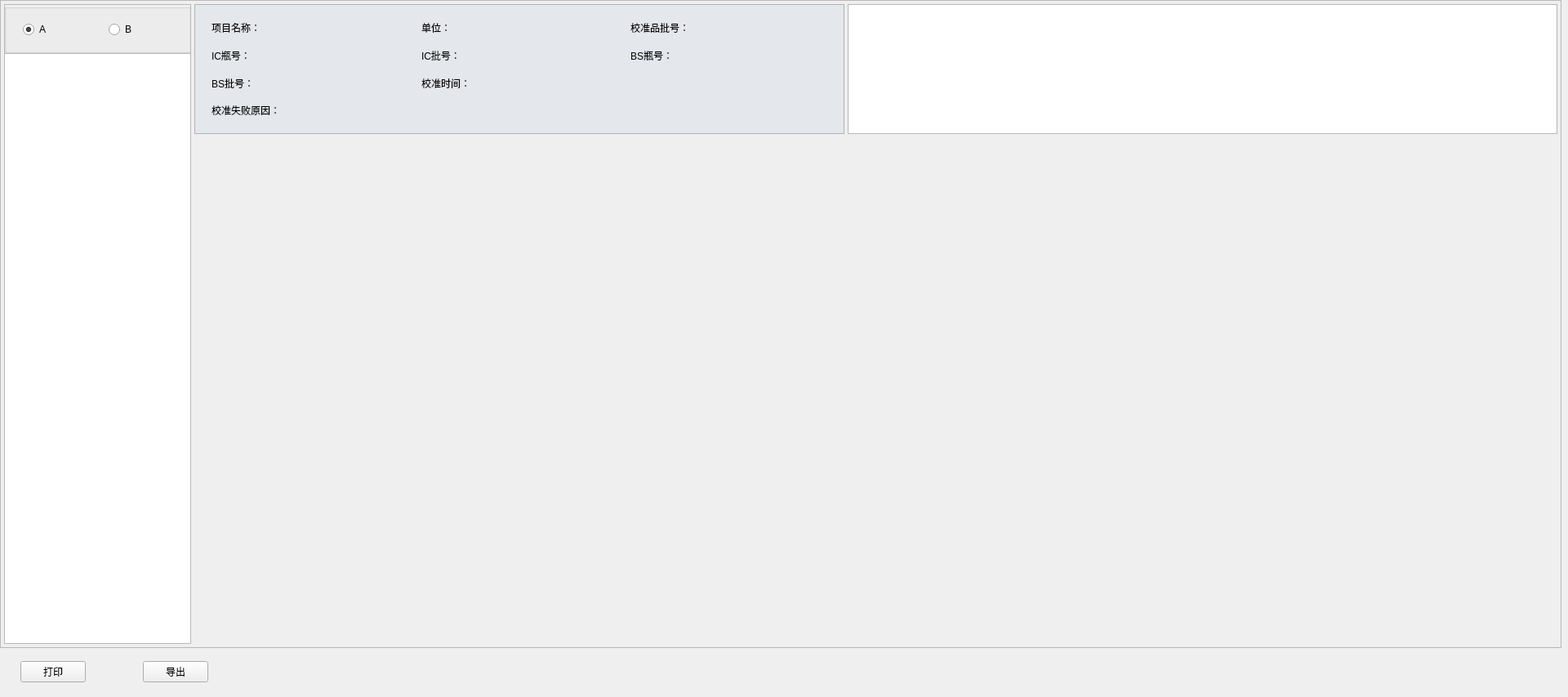
<?xml version="1.0" encoding="UTF-8"?>
<ui version="4.0">
 <class>QIseCaliBrateHistory</class>
 <widget class="QWidget" name="QIseCaliBrateHistory">
  <property name="geometry">
   <rect>
    <x>0</x>
    <y>0</y>
    <width>1920</width>
    <height>853</height>
   </rect>
  </property>
  <property name="windowTitle">
   <string>QIseCaliBrateHistory</string>
  </property>
  <widget class="QWidget" name="widget" native="true">
   <property name="geometry">
    <rect>
     <x>5</x>
     <y>5</y>
     <width>229</width>
     <height>783</height>
    </rect>
   </property>
   <layout class="QVBoxLayout" name="verticalLayout">
    <property name="spacing">
     <number>0</number>
    </property>
    <property name="leftMargin">
     <number>0</number>
    </property>
    <property name="topMargin">
     <number>0</number>
    </property>
    <property name="rightMargin">
     <number>0</number>
    </property>
    <property name="bottomMargin">
     <number>0</number>
    </property>
    <item>
     <widget class="QGroupBox" name="groupBox">
      <property name="minimumSize">
       <size>
        <width>0</width>
        <height>60</height>
       </size>
      </property>
      <property name="maximumSize">
       <size>
        <width>16777215</width>
        <height>60</height>
       </size>
      </property>
      <property name="title">
       <string/>
      </property>
      <property name="bks" stdset="0">
       <string notr="true">gray</string>
      </property>
      <property name="bordersB" stdset="0">
       <string notr="true">bottom</string>
      </property>
      <layout class="QHBoxLayout" name="horizontalLayout">
       <property name="leftMargin">
        <number>20</number>
       </property>
       <property name="topMargin">
        <number>0</number>
       </property>
       <property name="rightMargin">
        <number>0</number>
       </property>
       <property name="bottomMargin">
        <number>0</number>
       </property>
       <item>
        <widget class="QRadioButton" name="moduleA">
         <property name="minimumSize">
          <size>
           <width>0</width>
           <height>40</height>
          </size>
         </property>
         <property name="text">
          <string>A</string>
         </property>
         <property name="checked">
          <bool>true</bool>
         </property>
        </widget>
       </item>
       <item>
        <widget class="QRadioButton" name="moduleB">
         <property name="minimumSize">
          <size>
           <width>0</width>
           <height>40</height>
          </size>
         </property>
         <property name="text">
          <string>B</string>
         </property>
        </widget>
       </item>
      </layout>
     </widget>
    </item>
    <item>
     <widget class="QTableView" name="AssayNameTbl">
      <property name="verticalScrollBarPolicy">
       <enum>Qt::ScrollBarAsNeeded</enum>
      </property>
      <property name="selectionBehavior">
       <enum>QAbstractItemView::SelectRows</enum>
      </property>
      <property name="showGrid">
       <bool>false</bool>
      </property>
      <attribute name="horizontalHeaderDefaultSectionSize">
       <number>10</number>
      </attribute>
      <attribute name="horizontalHeaderHighlightSections">
       <bool>false</bool>
      </attribute>
      <attribute name="horizontalHeaderStretchLastSection">
       <bool>true</bool>
      </attribute>
      <attribute name="verticalHeaderVisible">
       <bool>false</bool>
      </attribute>
      <attribute name="verticalHeaderDefaultSectionSize">
       <number>46</number>
      </attribute>
     </widget>
    </item>
   </layout>
  </widget>
  <widget class="QTableView" name="CalRltTbl">
   <property name="geometry">
    <rect>
     <x>1038</x>
     <y>5</y>
     <width>869</width>
     <height>159</height>
    </rect>
   </property>
   <property name="horizontalScrollBarPolicy">
    <enum>Qt::ScrollBarAlwaysOff</enum>
   </property>
   <property name="selectionMode">
    <enum>QAbstractItemView::NoSelection</enum>
   </property>
   <property name="showGrid">
    <bool>false</bool>
   </property>
   <property name="types" stdset="0">
    <string notr="true">ise</string>
   </property>
   <attribute name="horizontalHeaderDefaultSectionSize">
    <number>100</number>
   </attribute>
   <attribute name="horizontalHeaderHighlightSections">
    <bool>false</bool>
   </attribute>
   <attribute name="horizontalHeaderStretchLastSection">
    <bool>false</bool>
   </attribute>
   <attribute name="verticalHeaderDefaultSectionSize">
    <number>37</number>
   </attribute>
  </widget>
  <widget class="QWidget" name="CalHisCurveWgt" native="true">
   <property name="geometry">
    <rect>
     <x>238</x>
     <y>168</y>
     <width>1669</width>
     <height>620</height>
    </rect>
   </property>
   <property name="borders" stdset="0">
    <string notr="true">all</string>
   </property>
   <property name="scrolls" stdset="0">
    <string notr="true">small_size</string>
   </property>
  </widget>
  <widget class="QFrame" name="CalInfoFrame">
   <property name="geometry">
    <rect>
     <x>238</x>
     <y>5</y>
     <width>796</width>
     <height>159</height>
    </rect>
   </property>
   <property name="styleSheet">
    <string notr="true">background-color: #e4e7ec;</string>
   </property>
   <property name="frameShape">
    <enum>QFrame::StyledPanel</enum>
   </property>
   <property name="frameShadow">
    <enum>QFrame::Raised</enum>
   </property>
   <property name="borders" stdset="0">
    <string notr="true">all</string>
   </property>
   <layout class="QGridLayout" name="gridLayout">
    <property name="leftMargin">
     <number>20</number>
    </property>
    <property name="topMargin">
     <number>16</number>
    </property>
    <property name="rightMargin">
     <number>9</number>
    </property>
    <property name="bottomMargin">
     <number>16</number>
    </property>
    <property name="horizontalSpacing">
     <number>5</number>
    </property>
    <property name="verticalSpacing">
     <number>10</number>
    </property>
    <item row="2" column="2">
     <widget class="QLabel" name="DiluentSnLab">
      <property name="text">
       <string>BS瓶号：</string>
      </property>
     </widget>
    </item>
    <item row="2" column="1">
     <widget class="QLabel" name="RgntLotLab">
      <property name="text">
       <string>IC批号：</string>
      </property>
     </widget>
    </item>
    <item row="0" column="0">
     <widget class="QLabel" name="AssayNameLab">
      <property name="text">
       <string>项目名称：</string>
      </property>
     </widget>
    </item>
    <item row="2" column="0">
     <widget class="QLabel" name="RgntBnLab">
      <property name="text">
       <string>IC瓶号：</string>
      </property>
     </widget>
    </item>
    <item row="0" column="2">
     <widget class="QLabel" name="CalLotLab">
      <property name="text">
       <string>校准品批号：</string>
      </property>
     </widget>
    </item>
    <item row="3" column="1">
     <widget class="QLabel" name="CalTimeLab">
      <property name="text">
       <string>校准时间：</string>
      </property>
     </widget>
    </item>
    <item row="3" column="0">
     <widget class="QLabel" name="DiluentLotLab">
      <property name="text">
       <string>BS批号：</string>
      </property>
     </widget>
    </item>
    <item row="4" column="0" colspan="3">
     <widget class="QLabel" name="FailedReason">
      <property name="styleSheet">
       <string notr="true"/>
      </property>
      <property name="text">
       <string>校准失败原因：</string>
      </property>
     </widget>
    </item>
    <item row="0" column="1">
     <widget class="QLabel" name="ConcUnitLab">
      <property name="text">
       <string>单位：</string>
      </property>
     </widget>
    </item>
   </layout>
  </widget>
  <widget class="QFrame" name="line_h">
   <property name="geometry">
    <rect>
     <x>0</x>
     <y>0</y>
     <width>1912</width>
     <height>1</height>
    </rect>
   </property>
   <property name="frameShape">
    <enum>QFrame::StyledPanel</enum>
   </property>
   <property name="frameShadow">
    <enum>QFrame::Raised</enum>
   </property>
   <property name="lines" stdset="0">
    <string notr="true">solid</string>
   </property>
  </widget>
  <widget class="QFrame" name="line_v_4">
   <property name="geometry">
    <rect>
     <x>1906</x>
     <y>5</y>
     <width>1</width>
     <height>159</height>
    </rect>
   </property>
   <property name="frameShape">
    <enum>QFrame::StyledPanel</enum>
   </property>
   <property name="frameShadow">
    <enum>QFrame::Raised</enum>
   </property>
   <property name="lines" stdset="0">
    <string notr="true">solid</string>
   </property>
  </widget>
  <widget class="QFrame" name="line_h_3">
   <property name="geometry">
    <rect>
     <x>1038</x>
     <y>5</y>
     <width>869</width>
     <height>1</height>
    </rect>
   </property>
   <property name="frameShape">
    <enum>QFrame::StyledPanel</enum>
   </property>
   <property name="frameShadow">
    <enum>QFrame::Raised</enum>
   </property>
   <property name="lines" stdset="0">
    <string notr="true">solid</string>
   </property>
  </widget>
  <widget class="QFrame" name="line_h_4">
   <property name="geometry">
    <rect>
     <x>1038</x>
     <y>163</y>
     <width>869</width>
     <height>1</height>
    </rect>
   </property>
   <property name="frameShape">
    <enum>QFrame::StyledPanel</enum>
   </property>
   <property name="frameShadow">
    <enum>QFrame::Raised</enum>
   </property>
   <property name="lines" stdset="0">
    <string notr="true">solid</string>
   </property>
  </widget>
  <widget class="QFrame" name="line_h_2">
   <property name="geometry">
    <rect>
     <x>0</x>
     <y>792</y>
     <width>1912</width>
     <height>1</height>
    </rect>
   </property>
   <property name="frameShape">
    <enum>QFrame::StyledPanel</enum>
   </property>
   <property name="frameShadow">
    <enum>QFrame::Raised</enum>
   </property>
   <property name="lines" stdset="0">
    <string notr="true">solid</string>
   </property>
  </widget>
  <widget class="QFrame" name="line_v">
   <property name="geometry">
    <rect>
     <x>0</x>
     <y>0</y>
     <width>1</width>
     <height>792</height>
    </rect>
   </property>
   <property name="frameShape">
    <enum>QFrame::StyledPanel</enum>
   </property>
   <property name="frameShadow">
    <enum>QFrame::Raised</enum>
   </property>
   <property name="lines" stdset="0">
    <string notr="true">solid</string>
   </property>
  </widget>
  <widget class="QFrame" name="line_v_2">
   <property name="geometry">
    <rect>
     <x>1911</x>
     <y>0</y>
     <width>1</width>
     <height>792</height>
    </rect>
   </property>
   <property name="frameShape">
    <enum>QFrame::StyledPanel</enum>
   </property>
   <property name="frameShadow">
    <enum>QFrame::Raised</enum>
   </property>
   <property name="lines" stdset="0">
    <string notr="true">solid</string>
   </property>
  </widget>
  <widget class="QFrame" name="line_v_3">
   <property name="geometry">
    <rect>
     <x>1038</x>
     <y>5</y>
     <width>1</width>
     <height>159</height>
    </rect>
   </property>
   <property name="frameShape">
    <enum>QFrame::StyledPanel</enum>
   </property>
   <property name="frameShadow">
    <enum>QFrame::Raised</enum>
   </property>
   <property name="lines" stdset="0">
    <string notr="true">solid</string>
   </property>
  </widget>
  <widget class="QFrame" name="line_v_5">
   <property name="geometry">
    <rect>
     <x>5</x>
     <y>5</y>
     <width>1</width>
     <height>782</height>
    </rect>
   </property>
   <property name="frameShape">
    <enum>QFrame::StyledPanel</enum>
   </property>
   <property name="frameShadow">
    <enum>QFrame::Raised</enum>
   </property>
   <property name="lines" stdset="0">
    <string notr="true">solid</string>
   </property>
  </widget>
  <widget class="QFrame" name="line_h_5">
   <property name="geometry">
    <rect>
     <x>5</x>
     <y>5</y>
     <width>229</width>
     <height>1</height>
    </rect>
   </property>
   <property name="frameShape">
    <enum>QFrame::StyledPanel</enum>
   </property>
   <property name="frameShadow">
    <enum>QFrame::Raised</enum>
   </property>
   <property name="lines" stdset="0">
    <string notr="true">solid</string>
   </property>
  </widget>
  <widget class="QFrame" name="line_v_6">
   <property name="geometry">
    <rect>
     <x>233</x>
     <y>5</y>
     <width>1</width>
     <height>782</height>
    </rect>
   </property>
   <property name="frameShape">
    <enum>QFrame::StyledPanel</enum>
   </property>
   <property name="frameShadow">
    <enum>QFrame::Raised</enum>
   </property>
   <property name="lines" stdset="0">
    <string notr="true">solid</string>
   </property>
  </widget>
  <widget class="QFrame" name="line_h_6">
   <property name="geometry">
    <rect>
     <x>5</x>
     <y>787</y>
     <width>229</width>
     <height>1</height>
    </rect>
   </property>
   <property name="frameShape">
    <enum>QFrame::StyledPanel</enum>
   </property>
   <property name="frameShadow">
    <enum>QFrame::Raised</enum>
   </property>
   <property name="lines" stdset="0">
    <string notr="true">solid</string>
   </property>
  </widget>
  <widget class="QWidget" name="widget_2" native="true">
   <property name="geometry">
    <rect>
     <x>25</x>
     <y>802</y>
     <width>1881</width>
     <height>40</height>
    </rect>
   </property>
   <layout class="QHBoxLayout" name="horizontalLayout_2">
    <property name="spacing">
     <number>70</number>
    </property>
    <property name="leftMargin">
     <number>0</number>
    </property>
    <property name="topMargin">
     <number>0</number>
    </property>
    <property name="rightMargin">
     <number>0</number>
    </property>
    <property name="bottomMargin">
     <number>0</number>
    </property>
    <item>
     <widget class="QPushButton" name="PrintBtn">
      <property name="minimumSize">
       <size>
        <width>0</width>
        <height>0</height>
       </size>
      </property>
      <property name="maximumSize">
       <size>
        <width>16777215</width>
        <height>16777215</height>
       </size>
      </property>
      <property name="text">
       <string>打印</string>
      </property>
      <property name="buttons" stdset="0">
       <string>flat</string>
      </property>
     </widget>
    </item>
    <item>
     <widget class="QPushButton" name="export_btn">
      <property name="minimumSize">
       <size>
        <width>0</width>
        <height>0</height>
       </size>
      </property>
      <property name="maximumSize">
       <size>
        <width>16777215</width>
        <height>16777215</height>
       </size>
      </property>
      <property name="text">
       <string>导出</string>
      </property>
      <property name="buttons" stdset="0">
       <string>flat</string>
      </property>
     </widget>
    </item>
    <item>
     <spacer name="horizontalSpacer">
      <property name="orientation">
       <enum>Qt::Horizontal</enum>
      </property>
      <property name="sizeHint" stdset="0">
       <size>
        <width>40</width>
        <height>20</height>
       </size>
      </property>
     </spacer>
    </item>
   </layout>
  </widget>
  <zorder>widget</zorder>
  <zorder>CalRltTbl</zorder>
  <zorder>CalHisCurveWgt</zorder>
  <zorder>CalInfoFrame</zorder>
  <zorder>line_v_2</zorder>
  <zorder>line_h_2</zorder>
  <zorder>line_v_3</zorder>
  <zorder>line_v_4</zorder>
  <zorder>line_h_4</zorder>
  <zorder>line_v</zorder>
  <zorder>line_h</zorder>
  <zorder>line_h_3</zorder>
  <zorder>line_v_5</zorder>
  <zorder>line_h_5</zorder>
  <zorder>line_v_6</zorder>
  <zorder>line_h_6</zorder>
  <zorder>widget_2</zorder>
 </widget>
 <layoutdefault spacing="6" margin="11"/>
 <resources/>
 <connections/>
</ui>
